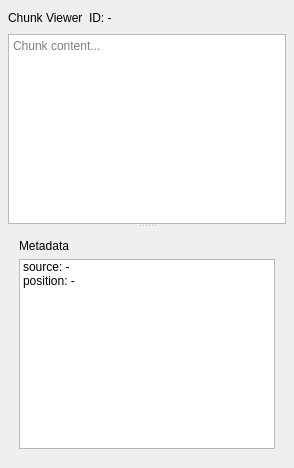
<?xml version="1.0" encoding="UTF-8"?>
<ui version="4.0">
 <class>ChunkViewerPanel</class>
 <widget class="QWidget" name="ChunkViewerPanel">
  <layout class="QVBoxLayout" name="mainLayout">
   <property name="leftMargin"><number>8</number></property>
   <property name="topMargin"><number>8</number></property>
   <property name="rightMargin"><number>8</number></property>
   <property name="bottomMargin"><number>8</number></property>
   <property name="spacing"><number>6</number></property>
   <item>
    <layout class="QHBoxLayout" name="headerLayout">
     <item>
      <widget class="QLabel" name="titleLabel">
       <property name="text"><string>Chunk Viewer</string></property>
      </widget>
     </item>
     <item>
      <widget class="QLabel" name="chunkIdLabel">
       <property name="text"><string>ID: -</string></property>
      </widget>
     </item>
     <item>
      <spacer name="headerSpacer">
       <property name="orientation"><enum>Qt::Orientation::Horizontal</enum></property>
       <property name="sizeHint" stdset="0">
        <size><width>40</width><height>20</height></size>
       </property>
      </spacer>
     </item>
    </layout>
   </item>
   <item>
    <widget class="QSplitter" name="contentSplitter">
     <property name="orientation"><enum>Qt::Orientation::Vertical</enum></property>
     <widget class="QTextEdit" name="chunkText">
      <property name="placeholderText"><string>Chunk content...</string></property>
      <property name="readOnly"><bool>true</bool></property>
     </widget>
     <widget class="QWidget" name="metaPlaceholder">
      <property name="minimumSize">
       <size><width>0</width><height>80</height></size>
      </property>
      <layout class="QVBoxLayout" name="metaLayout">
       <item>
        <widget class="QLabel" name="metaLabel">
         <property name="text"><string>Metadata</string></property>
        </widget>
       </item>
       <item>
        <widget class="QListWidget" name="metaList">
         <item><property name="text"><string>source: -</string></property></item>
         <item><property name="text"><string>position: -</string></property></item>
        </widget>
       </item>
      </layout>
     </widget>
    </widget>
   </item>
  </layout>
 </widget>
 <layoutdefault spacing="6" margin="11"/>
 <resources/>
 <connections/>
</ui>
